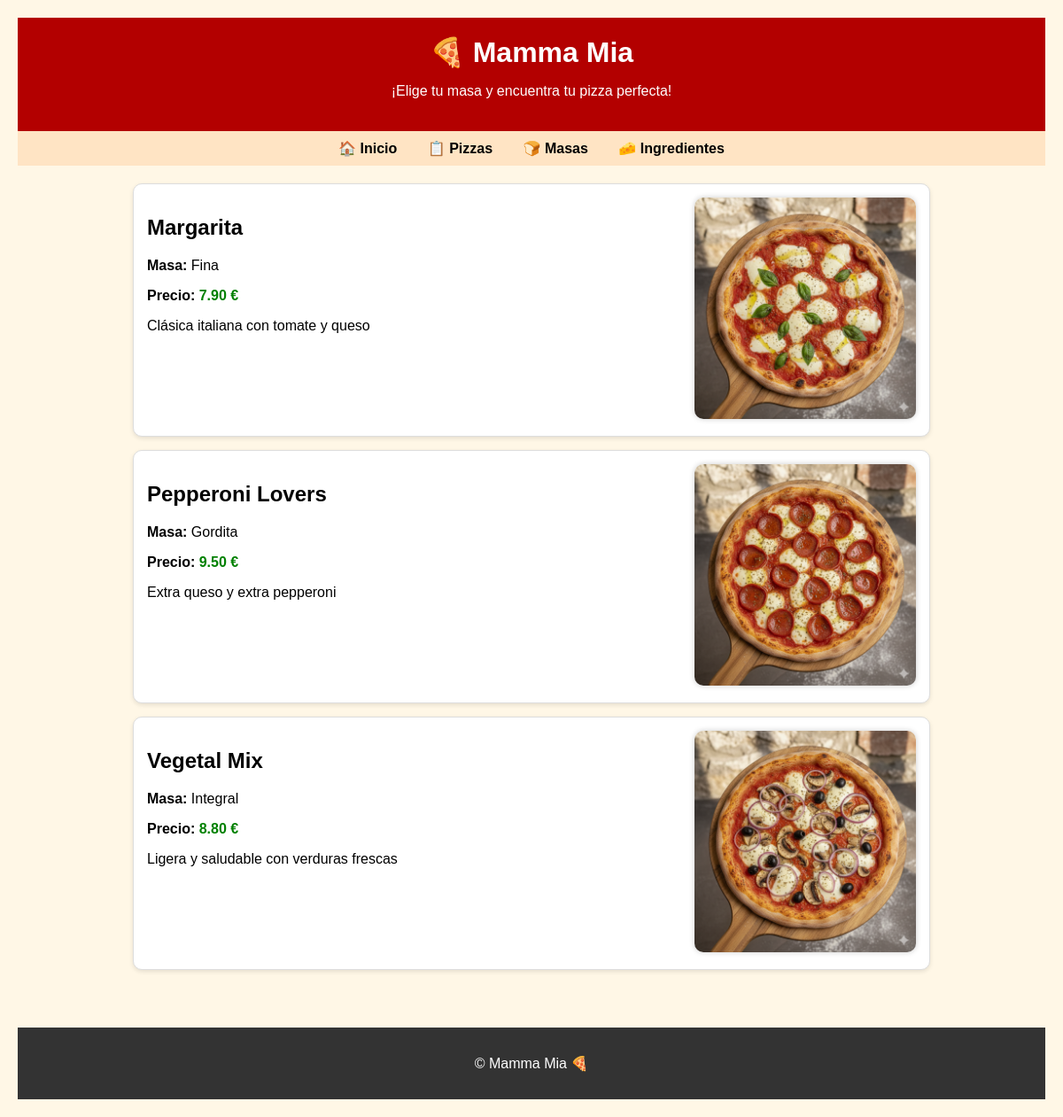
The page / on the database its author committed.
### mammaMia/models.py (models this page shows, shortened)
class Pizza(models.Model):
    nombre = models.CharField(max_length=100)
    masa = models.ForeignKey(Masa, on_delete=models.PROTECT, related_name='pizzas')
    ingredientes = models.ManyToManyField(Ingrediente, related_name='pizzas', blank=True)
    precio = models.DecimalField(max_digits=6, decimal_places=2)
    descripcion = models.TextField(blank=True)
    imagen = models.ImageField(upload_to='pizzas/', blank=True, null=True)

class Masa(models.Model):
    nombre = models.CharField(max_length=50, unique=True)
    descripcion = models.TextField(blank=True)

### mammaMia/views.py (the view)
# urls.py: path('', views.index, name='index'),
def index(request):
    masas = Masa.objects.all()
    pizzas_destacadas = []
    for masa in masas:
        pizza = Pizza.objects.filter(masa=masa).order_by('precio').first()
        if pizza:
            pizzas_destacadas.append(pizza)
    return render(request, 'mammaMia/index.html', {'pizzas': pizzas_destacadas})

### mammaMia/templates/mammaMia/index.html (shortened to what this page needs)
{% extends 'mammaMia/base.html' %}
{% block subtitle %}¡Elige tu masa y encuentra tu pizza perfecta!{% endblock %}
{% block content %}
    {% if pizzas %}
        {% for pizza in pizzas %}
            <div class="pizza">
                <div class="pizza-contenido">
                    <div class="pizza-info">
                        <a href="{% url 'detallePizza' pizza.id %}" class="pizza-link"></a>
                            <h2>{{ pizza.nombre }}</h2>
                        <p><strong>Masa:</strong> {{ pizza.masa.nombre }}</p>
                        <p><strong>Precio:</strong> <span class="precio">{{ pizza.precio }} €</span></p>
                        {% if pizza.descripcion %}
                            <p>{{ pizza.descripcion }}</p>
                        {% endif %}
                    </div>
                    {% if pizza.imagen %}
                        <div class="pizza-imagen">
                            <img src="{{ pizza.imagen.url }}" alt="{{ pizza.nombre }}">
                        </div>
                    {% else %}
                        <div class="pizza-imagen">
                            <p>Sin imagen disponible</p>
                        </div>
                    {% endif %}
                </div>
            </div>
        {% endfor %}
    {% else %}
        <p>No hay pizzas disponibles todavía.</p>
    {% endif %}
{% endblock %}

### mammaMia/static/mama.css (style rules this page uses)
body { font-family: Arial, sans-serif; background: #fff7e6; padding: 20px; margin: 0; }
.pizza { background: white; padding: 15px; margin-bottom: 15px; border-radius: 10px; border: 1px solid #ddd; box-shadow: 0 2px 5px rgba(0,0,0,0.1); transition: .2s; position: relative; cursor: pointer; }
.pizza-contenido { display: flex; align-items: flex; justify-content: space-between; gap: 20px; }
.pizza a.pizza-link { position: absolute; inset: 0; z-index: 2; text-indent: -9999px; }
.pizza-info { flex: 1; }
.pizza-info h2 { position: relative; z-index: 3; color: inherit; }
.pizza-imagen img { max-width: 250px; border-radius: 10px; box-shadow: 0 0 6px rgba(0, 0, 0, 0.2); }
.precio { font-weight: bold; color: #008000; }

### rows shown on the page
Pizza: nombre "Margarita", masa.nombre "Fina", precio "7.90", descripcion "Clásica italiana con tomate y queso", imagen (picture)
Pizza: nombre "Pepperoni Lovers", masa.nombre "Gordita", precio "9.50", descripcion "Extra queso y extra pepperoni", imagen (picture)
Pizza: nombre "Vegetal Mix", masa.nombre "Integral", precio "8.80", descripcion "Ligera y saludable con verduras frescas", imagen (picture)
